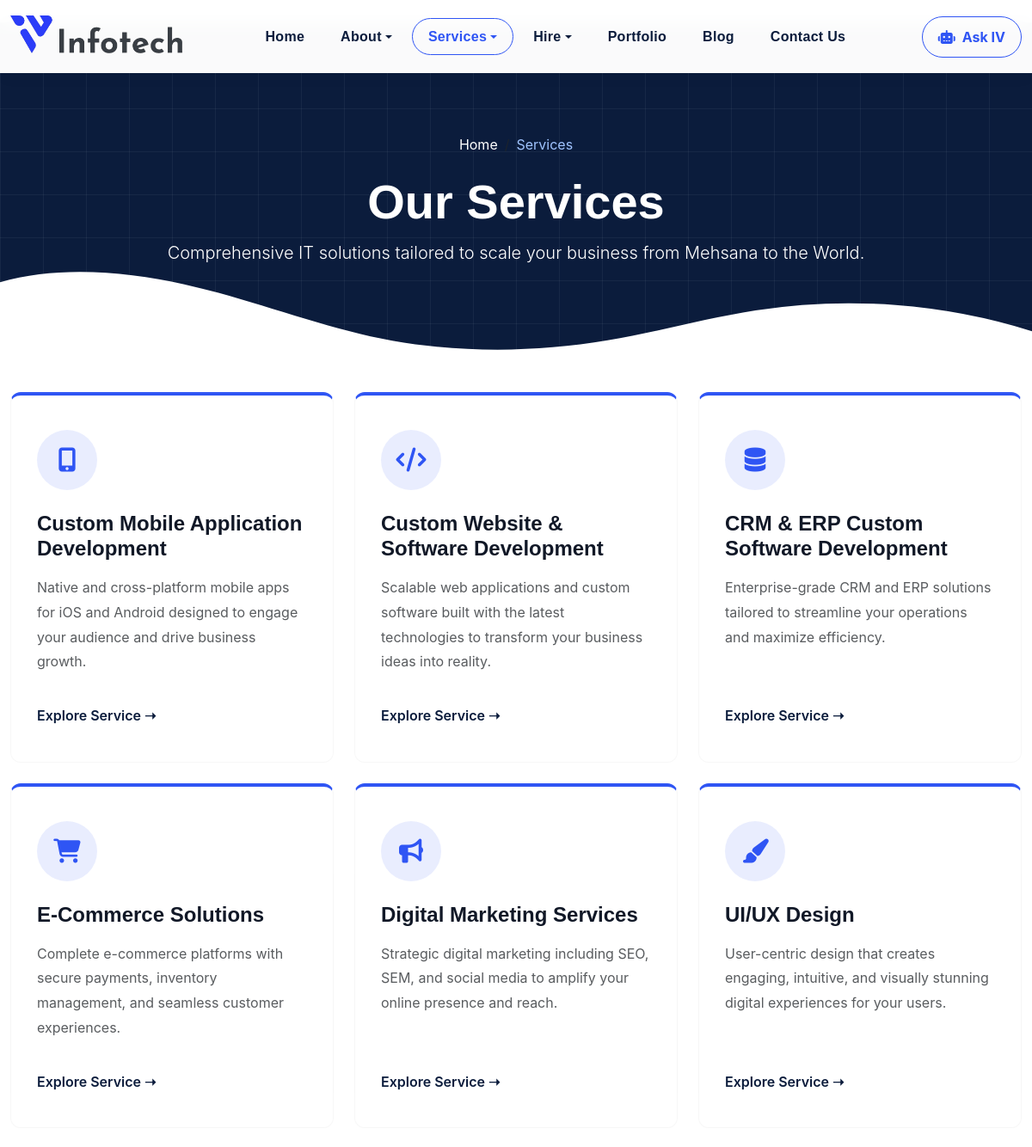
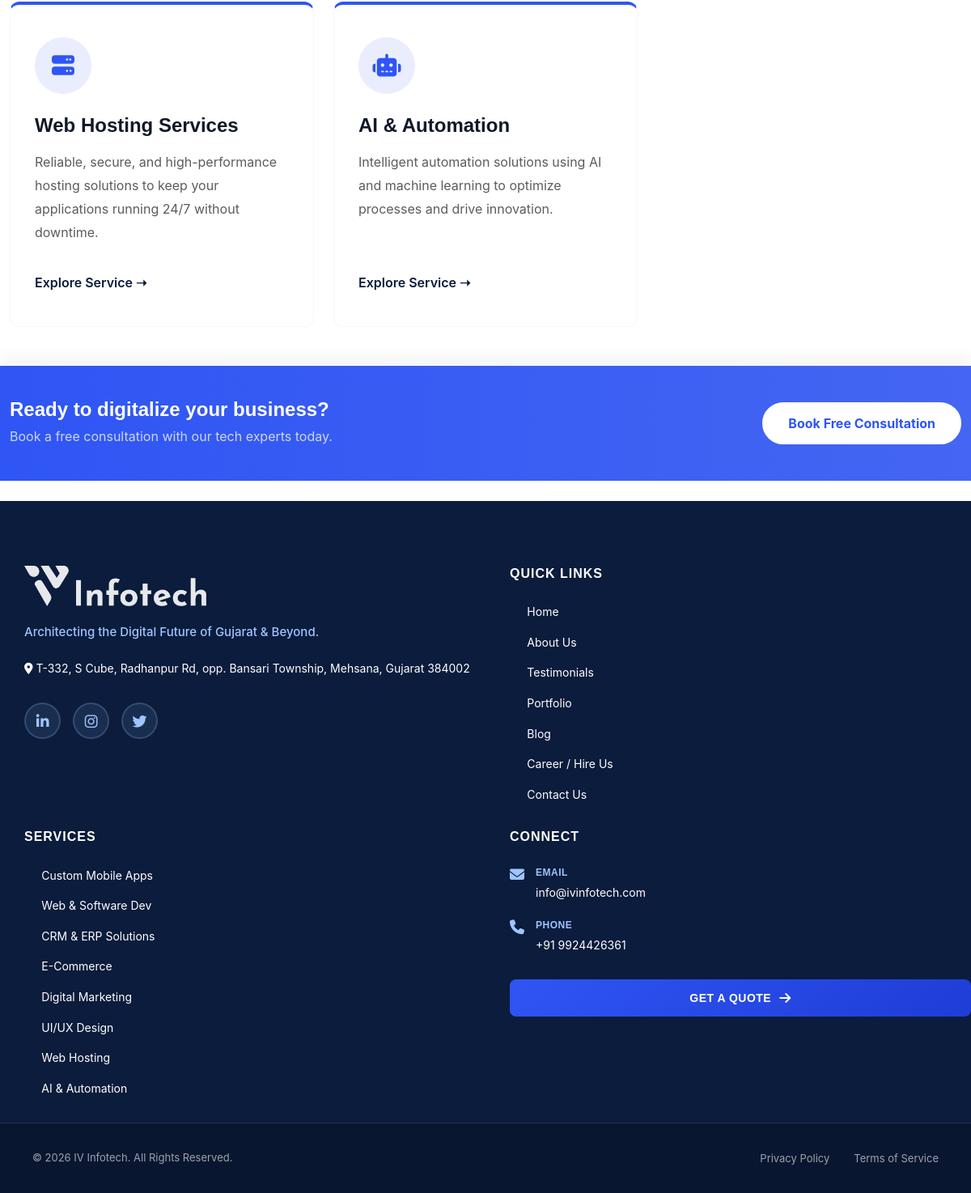
/services, run on the app's committed database (2 pictures, top to bottom).
### app.py (models this page shows)
class SiteSettings(db.Model):
    __tablename__ = 'site_settings'
    id    = db.Column(db.Integer, primary_key=True)
    key   = db.Column(db.String(100), unique=True, nullable=False, index=True)
    value = db.Column(db.Text, nullable=True, default='')

### app.py (the view)
@app.route('/services')
def services():
    return render_template('services.html', active_page='services')

### app.py (called while the page is built)
def get_site_settings():
    rows = SiteSettings.query.all()
    result = dict(_SETTINGS_DEFAULTS)
    for row in rows:
        result[row.key] = row.value or ''
    return result

@app.context_processor
def inject_site_settings():
    try:
        return {'site': get_site_settings()}
    except Exception:
        return {'site': dict(_SETTINGS_DEFAULTS)}

@app.context_processor
def inject_globals():
    return {'now': datetime.utcnow()}

### templates/services.html (shortened to what this page needs)
﻿<!DOCTYPE html>
<html lang="en">
<head>
    <link href="https://cdn.jsdelivr.net/npm/bootstrap@5.3.3/dist/css/bootstrap.min.css" rel="stylesheet">
    <link href="https://cdnjs.cloudflare.com/ajax/libs/font-awesome/6.4.0/css/all.min.css" rel="stylesheet">
    <link href="https://unpkg.com/aos@2.3.1/dist/aos.css" rel="stylesheet">
    <link rel="stylesheet" href="{{ url_for('static', filename='css/style.css') }}">
</head>
<body>
    {%- include 'components/navbar.html' %}
    <header class="page-header">
        <div class="container-xxl text-center">
            <nav aria-label="breadcrumb">
                <ol class="breadcrumb justify-content-center">
                    <li class="breadcrumb-item"><a href="index">Home</a></li>
                    <li class="breadcrumb-item active" aria-current="page">Services</li>
                </ol>
            </nav>
            <h1 class="display-4 fw-bold">Our Services</h1>
            <p class="lead w-75 mx-auto">Comprehensive IT solutions tailored to scale your business from Mehsana to the World.</p>
        </div>
        <div class="custom-shape-divider-bottom">
        </div>
        <ul class="circles">
        </ul>
    </header>
    <section class="py-5">
        <div class="container-xxl">
            <div class="row g-4">
                <div class="col-lg-4 col-md-6" data-aos="fade-up">
                    <div class="service-card">
                        <div class="icon-box">
                            <i class="fas fa-mobile-alt"></i>
                        </div>
                        <h4 class="fw-bold mb-3">Custom Mobile Application Development</h4>
                        <p class="text-muted">Native and cross-platform mobile apps for iOS and Android designed to engage your audience and drive business growth.</p>
                        <a href="custom-mobile-application-development" class="service-link">Explore Service ➝</a>
                    </div>
                </div>
                <div class="col-lg-4 col-md-6" data-aos="fade-up" data-aos-delay="100">
                    <div class="service-card">
                        <div class="icon-box">
                            <i class="fas fa-code"></i>
                        </div>
                        <h4 class="fw-bold mb-3">Custom Website & Software Development</h4>
                        <p class="text-muted">Scalable web applications and custom software built with the latest technologies to transform your business ideas into reality.</p>
                        <a href="custom-website-software-development" class="service-link">Explore Service ➝</a>
                    </div>
                </div>
                <div class="col-lg-4 col-md-6" data-aos="fade-up" data-aos-delay="200">
                    <div class="service-card">
                        <div class="icon-box">
                            <i class="fas fa-database"></i>
                        </div>
                        <h4 class="fw-bold mb-3">CRM & ERP Custom Software Development</h4>
                        <p class="text-muted">Enterprise-grade CRM and ERP solutions tailored to streamline your operations and maximize efficiency.</p>
                        <a href="crm-erp-custom-software-development" class="service-link">Explore Service ➝</a>
                    </div>
                </div>
                <div class="col-lg-4 col-md-6" data-aos="fade-up" data-aos-delay="300">
                    <div class="service-card">
                        <div class="icon-box">
                            <i class="fas fa-shopping-cart"></i>
                        </div>
                        <h4 class="fw-bold mb-3">E-Commerce Solutions</h4>
                        <p class="text-muted">Complete e-commerce platforms with secure payments, inventory management, and seamless customer experiences.</p>
                        <a href="ecommerce-website-app-development-india" class="service-link">Explore Service ➝</a>
                    </div>
                </div>
                <div class="col-lg-4 col-md-6" data-aos="fade-up" data-aos-delay="400">
                    <div class="service-card">
                        <div class="icon-box">
                            <i class="fas fa-bullhorn"></i>
                        </div>
                        <h4 class="fw-bold mb-3">Digital Marketing Services</h4>
                        <p class="text-muted">Strategic digital marketing including SEO, SEM, and social media to amplify your online presence and reach.</p>
                        <a href="digital-marketing" class="service-link">Explore Service ➝</a>
                    </div>
                </div>
                <div class="col-lg-4 col-md-6" data-aos="fade-up" data-aos-delay="500">
                    <div class="service-card">
                        <div class="icon-box">
                            <i class="fas fa-paint-brush"></i>
                        </div>
                        <h4 class="fw-bold mb-3">UI/UX Design</h4>
                        <p class="text-muted">User-centric design that creates engaging, intuitive, and visually stunning digital experiences for your users.</p>
                        <a href="ui-ux-design-agency-india" class="service-link">Explore Service ➝</a>
                    </div>
                </div>
                <div class="col-lg-4 col-md-6" data-aos="fade-up" data-aos-delay="600">
                    <div class="service-card">
                        <div class="icon-box">
                            <i class="fas fa-server"></i>
                        </div>
                        <h4 class="fw-bold mb-3">Web Hosting Services</h4>
                        <p class="text-muted">Reliable, secure, and high-performance hosting solutions to keep your applications running 24/7 without downtime.</p>
                        <a href="best-web-hosting-services" class="service-link">Explore Service ➝</a>
                    </div>
                </div>
                <div class="col-lg-4 col-md-6" data-aos="fade-up" data-aos-delay="700">
                    <div class="service-card">
                        <div class="icon-box">
                            <i class="fas fa-robot"></i>
                        </div>
                        <h4 class="fw-bold mb-3">AI & Automation</h4>
                        <p class="text-muted">Intelligent automation solutions using AI and machine learning to optimize processes and drive innovation.</p>
                        <a href="ai-automation" class="service-link">Explore Service ➝</a>
                    </div>
                </div>
            </div>
        </div>
    </section>
    <section class="cta-section">
        <div class="container-xxl">
            <div class="row align-items-center">
                <div class="col-lg-8 col-md-8 text-center text-md-start mb-3 mb-md-0">
                    <h3 class="fw-bold mb-1">Ready to digitalize your business?</h3>
                    <p class="mb-0 opacity-75">Book a free consultation with our tech experts today.</p>
                </div>
                <div class="col-lg-4 col-md-4 text-center text-md-end">
                    <a href="contact" class="btn cta-btn">Book Free Consultation</a>
                </div>
            </div>
        </div>
    </section>
    {%- include 'components/footer.html' %}
</body>
</html>

### templates/components/footer.html (shortened to what this page needs)
﻿<footer class="footer-dark">
    <div class="footer-container">
        <div class="footer-column">
            <div class="footer-brand">
                <a href="/">
                    <img src="{{ url_for('static', filename='images/logo.png') }}" alt="IV Infotech Logo">
                </a>
                <p class="footer-tagline">{{ site.company_tagline }}</p>
                <p class="footer-address">
                    <i class="fas fa-map-marker-alt"></i> {{ site.address_line1 }}{% if site.address_line2 %}, {{ site.address_line2 }}{% endif %}, {{ site.address_city }}, {{ site.address_state }} {{ site.address_pincode }}
                </p>
                <div class="footer-social-icons">
                    {% if site.social_linkedin %}
                    <a href="{{ site.social_linkedin }}" target="_blank" rel="noopener noreferrer" class="footer-social-icon" title="LinkedIn">
                        <i class="fab fa-linkedin-in"></i>
                    </a>
                    {% endif %}
                    {% if site.social_instagram %}
                    <a href="{{ site.social_instagram }}" target="_blank" rel="noopener noreferrer" class="footer-social-icon" title="Instagram">
                        <i class="fab fa-instagram"></i>
                    </a>
                    {% endif %}
                    {% if site.social_twitter %}
                    <a href="{{ site.social_twitter }}" target="_blank" rel="noopener noreferrer" class="footer-social-icon" title="Twitter / X">
                        <i class="fab fa-twitter"></i>
                    </a>
                    {% endif %}
                </div>
            </div>
        </div>
        <div class="footer-column">
            <h6 class="footer-heading">Quick Links</h6>
            <ul class="footer-links">
                <li><a href="/">Home</a></li>
                <li><a href="/about">About Us</a></li>
                <li><a href="/testimonials">Testimonials</a></li>
                <li><a href="/portfolio">Portfolio</a></li>
                <li><a href="/blog">Blog</a></li>
                <li><a href="/career">Career / Hire Us</a></li>
                <li><a href="/contact">Contact Us</a></li>
            </ul>
        </div>
        <div class="footer-column">
            <h6 class="footer-heading">Services</h6>
            <ul class="footer-links">
                <li><a href="/custom-mobile-application-development">Custom Mobile Apps</a></li>
                <li><a href="/custom-website-software-development">Web &amp; Software Dev</a></li>
                <li><a href="/crm-erp-custom-software-development">CRM &amp; ERP Solutions</a></li>
                <li><a href="/ecommerce-website-app-development-india">E-Commerce</a></li>
                <li><a href="/digital-marketing">Digital Marketing</a></li>
                <li><a href="/ui-ux-design-agency-india">UI/UX Design</a></li>
                <li><a href="/best-web-hosting-services">Web Hosting</a></li>
                <li><a href="/ai-automation">AI &amp; Automation</a></li>
            </ul>
        </div>
        <div class="footer-column">
            <h6 class="footer-heading">Connect</h6>
            <div class="footer-connect">
                <div class="footer-connect-item">
                    <i class="fas fa-envelope"></i>
                    <div class="footer-connect-info">
                        <span class="footer-connect-label">Email</span>
                    <a href="mailto:{{ site.email_primary }}">{{ site.email_primary }}</a>
                </div>
            </div>
                <div class="footer-connect-item">
                    <i class="fas fa-phone"></i>
                    <div class="footer-connect-info">
                        <span class="footer-connect-label">Phone</span>
                        <a href="tel:{{ site.phone_primary | replace(' ','') }}">{{ site.phone_primary }}</a>
                    </div>
                </div>
                <a href="/contact" class="footer-cta">
                    Get a Quote <i class="fas fa-arrow-right"></i>
                </a>
            </div>
        </div>
    </div>
    <div class="footer-bottom">
        <div class="footer-bottom-content">
            <p class="footer-copyright">
                &copy; <span id="year">{{ now.year }}</span> IV Infotech. All Rights Reserved.
            </p>
            <ul class="footer-legal">
                <li><a href="#">Privacy Policy</a></li>
                <li><a href="#">Terms of Service</a></li>
            </ul>
        </div>
    </div>
</footer>

### data on the page
SiteSettings: company_tagline "Architecting the Digital Future of Gujarat & Beyond."
SiteSettings: address_line1 "T-332, S Cube, Radhanpur Rd"
SiteSettings: address_line2 "opp. Bansari Township"
SiteSettings: address_city "Mehsana"
SiteSettings: address_state "Gujarat"
SiteSettings: address_pincode "384002"
SiteSettings: email_primary "info@ivinfotech.com"
SiteSettings: phone_primary "+91 9924426361"
